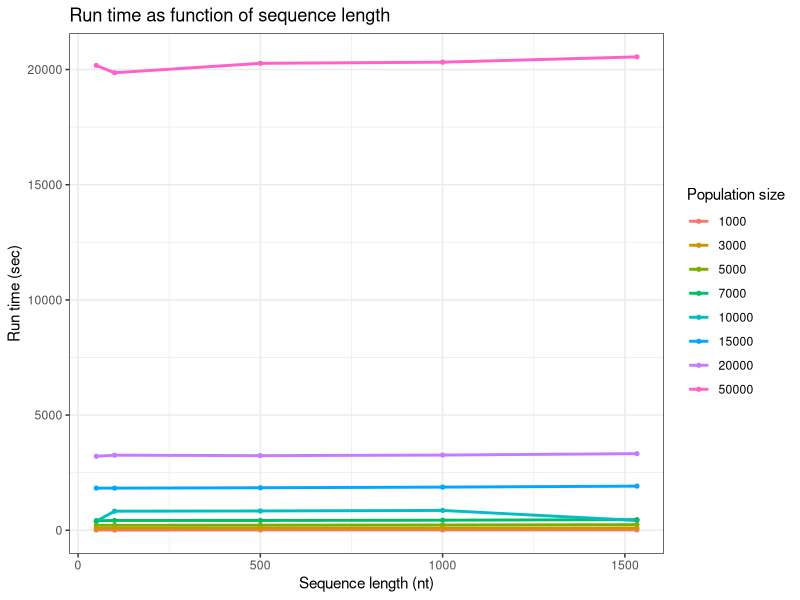
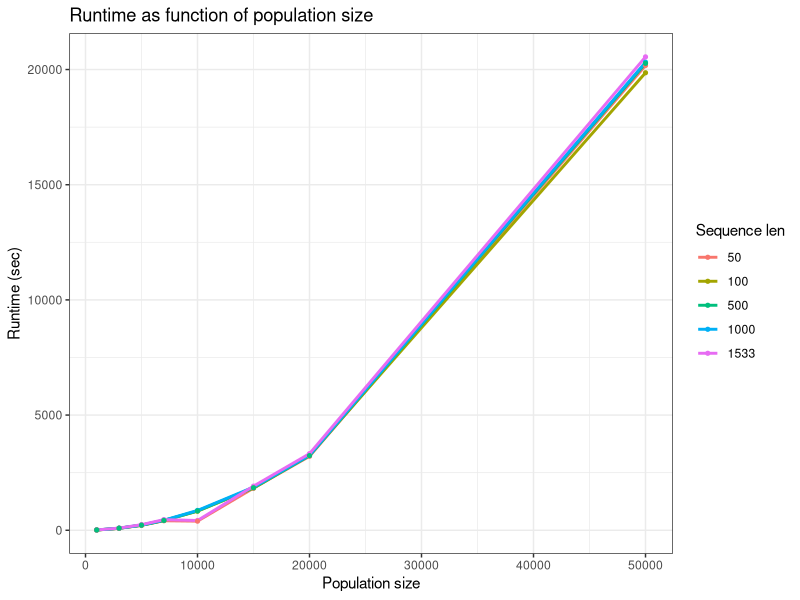
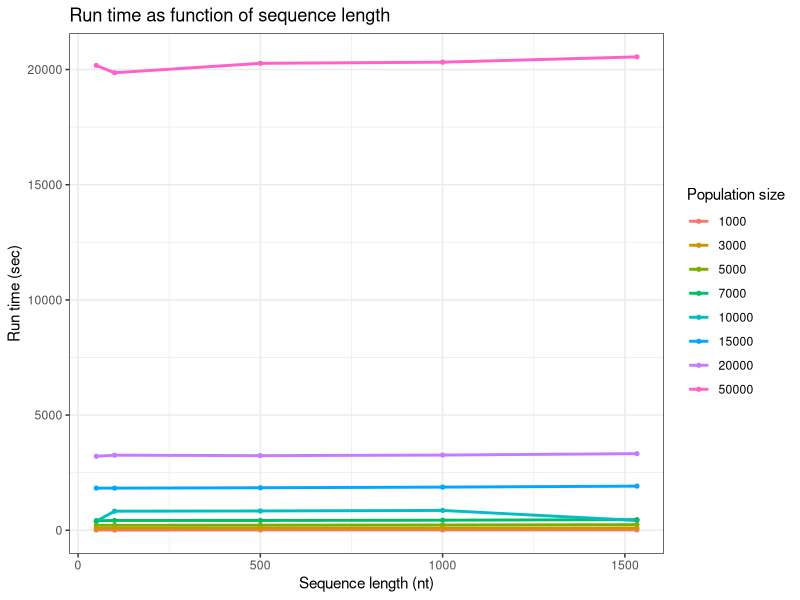
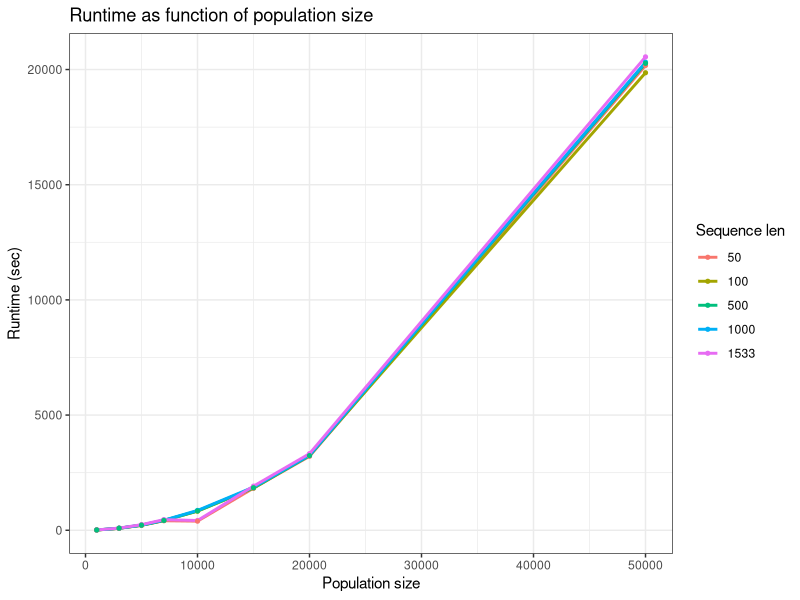

R code for these plots, in order:
#!/usr/bin/xvfb-run Rscript 

# script to make plots from data in `results.csv`.
#
# usage:
#     $ scons
#     $ bin/parseresults.py -o results.csv $(find output -type f -name santa.out) >results.csv
#     $ plot_results.r
#
# Once the simulations have been run (scons) and the results have been aggregated (parseresults.py),
# tis routine can be called multiple times to remake or tweak the plots.
#
# Plot images in `bypopulation.png` and `byseqlen.png`
#
# note the funky shebang usage above.  `xvfb-run` sets up a virtual
# X11 framebuffer.  This allows us to run plotting packages in R like
# `ggplot` that would otherwise fail for lack of a working X11 server.
#

suppressWarnings(library(readr))
suppressMessages(library(dplyr))
suppressWarnings(library(ggplot2))


df <- read_csv('results.csv')
df <- df %>% filter(complete.cases(.)) %>% mutate(fpop=factor(population), flen=factor(length))
ggplot(df, aes(x=length, y=time, color=fpop, group=fpop)) + 
  theme_bw() + 
  labs(title='Run time as function of sequence length') +
  xlab('Sequence length (nt)') +
  ylab('Run time (sec)') +
  geom_line(size=1) + 
  geom_point(size=1.1) +
  labs(color = "Population size")
ggsave(filename='bypopulation.png', width=8, height=5, units='in')

ggplot(df, aes(x=population, y=time, color=flen, group=flen)) + 
  theme_bw() + 
  labs(title='Runtime as function of population size') +
  xlab('Population size') +
  ylab('Runtime (sec)') +
  geom_line(size=1) + 
  geom_point(size=1.1) +
  labs(color = "Sequence len")
ggsave(filename='byseqlen.png', width=8, height=5, units='in')



